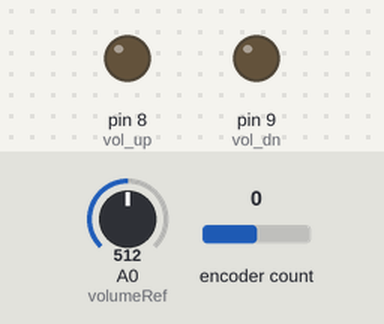
A sketch run on a simulated Arduino Uno, built with avr-gcc and run on an emulated ATmega328P. On the bench: output pins drawn as LEDs (lit = HIGH). Inputs (shaded band) come from the test bench; at power-on: encoder count 0, A0 (volumeRef) = 512.

Above: at 1.2 s.
1.3 s: encoder count set to 1
At 2.0 s:
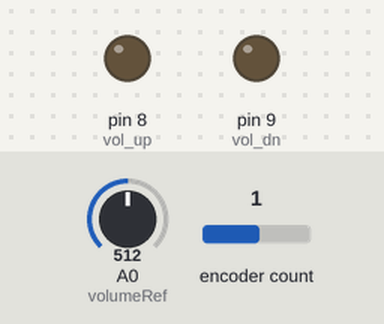
2.8 s: encoder count set to 0
At 4.2 s:
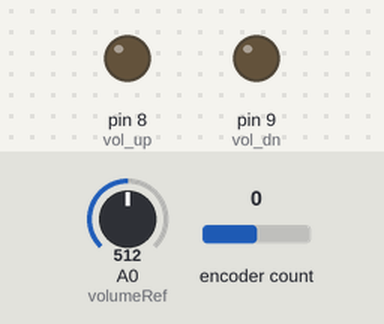
Timing chart, 0 to 5.8 s (numbered marks = the images above; inputs shaded):
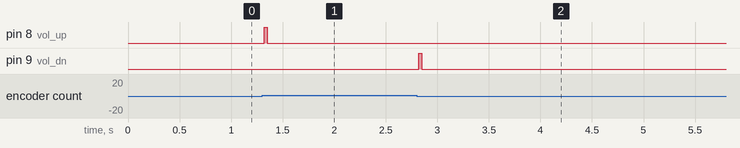

Measured:
- after the input at 1.3 s, pin 8 (vol_up): LOW → HIGH at once, → LOW 0.03 s later
- after the input at 2.8 s, pin 9 (vol_dn): LOW → HIGH at once, → LOW 0.03 s later

The sketch:

AmpVolume.ino
```cpp
/*Code for driving motorized potentiometer in amplifier.
 *Motorized potentiometer is connected trough H-bridge
 *to arduino. Pulse encoder is connected INT0 and INT1
 *interupts.
 *
 *
 *Ketturi Fox 2015
 */

#include <Encoder.h>      //https://www.pjrc.com/teensy/td_libs_Encoder.html
Encoder myEnc(2, 3);      // Rotary encoder connected in pin 2 and 3 (INT0&INT1)

const int vol_up = 8;     // H-Bridge input pins
const int vol_dn = 9;     // If motor turn in wrong direction, swap these
const int volumeRef = A0; // Analog input for position feedback (0-5V)

const int speed_max = 100; // Max value for accumulated speed
const int LOOP_DELAY = 10;  // Varying these two, adjust feel can be made pleasant
long vspeed = 0;

void setup() {
//Serial.begin(9600);
  pinMode(vol_up, OUTPUT);
  pinMode(vol_dn, OUTPUT);
}


void loop() {
    // Read change since last call and reset the reading.
    long delta = myEnc.read();
    vspeed += delta;
    myEnc.write(0);

    // Limit accumulated speed.
    if (vspeed > speed_max) vspeed = speed_max;
    else if (vspeed < -speed_max) vspeed = -speed_max;

    // Stop motor at ends, there will be some latency. (Mechanical stoper in potentiometer)
    if (analogRead(volumeRef) < 10 && vspeed < 0) {
        vspeed = 0;
    } else if (analogRead(volumeRef) > 1020 && vspeed > 0) {
        vspeed = 0;
    }

    if (vspeed > 0) {
        digitalWrite(vol_dn, LOW);
        delay(LOOP_DELAY);
        digitalWrite(vol_up, HIGH);
    } else if (vspeed < 0) {
        digitalWrite(vol_up, LOW);
        delay(LOOP_DELAY);
        digitalWrite(vol_dn, HIGH);
    } else {
        digitalWrite(vol_up, LOW);
        digitalWrite(vol_dn, LOW);
        delay(LOOP_DELAY);
    }

    if (vspeed > 0) vspeed--;
    else if (vspeed < 0) vspeed++;

//   Serial.print(vspeed);
//   Serial.print(" ");
//   Serial.println(analogRead(volumeRef));
}
```
